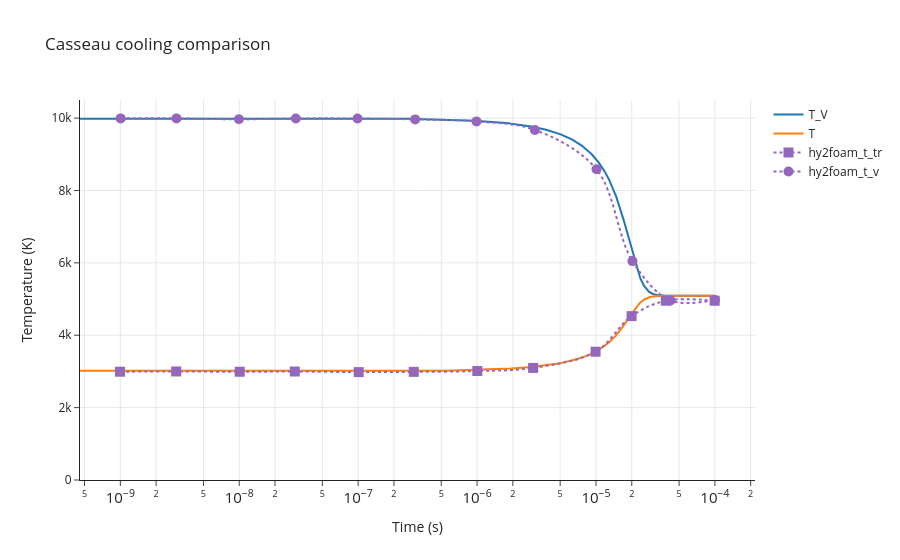

The notebook cell saved with this chart:
### Code cell
make_temperature_reference_plot(
    result=cooling_result,
    reference_csv=RESULTS_DIR / "casseau_figure_3_1_cooling.csv",
    title="Casseau cooling comparison",
    yaxis_range=[0, 10500],
    T_eq=7623.3,
)

### Figure 1 — Plotly figure (JSON) as saved in the notebook; plotly's stock layout.template omitted (floating-point values rounded to 4 significant figures; data arrays with more than 128 entries replaced by an {"elided": "..."} marker saying what was removed)
{"data": [{"mode": "lines", "name": "T_V", "type": "scatter", "x": {"elided": "10001 float values"}, "y": {"elided": "10001 float values"}}, {"mode": "lines", "name": "T", "type": "scatter", "x": {"elided": "10001 float values"}, "y": {"elided": "10001 float values"}}, {"line": {"dash": "dot", "shape": "spline", "smoothing": 1}, "marker": {"color": "#9467bd", "size": 10, "symbol": "square"}, "mode": "markers+lines", "name": "hy2foam_t_tr", "type": "scatter", "x": [9.937e-10, 2.95e-09, 1.009e-08, 2.933e-08, 1.011e-07, 2.937e-07, 1.005e-06, 2.962e-06, 9.927e-06, 1.994e-05, 3.865e-05, 9.952e-05], "y": [2992.0, 2999.0, 2991.0, 2998.0, 2981.0, 2988.0, 3011.0, 3097.0, 3545.0, 4529.0, 4953.0, 4953.0]}, {"line": {"dash": "dot", "shape": "spline", "smoothing": 1}, "marker": {"color": "#9467bd", "size": 10, "symbol": "circle"}, "mode": "markers+lines", "name": "hy2foam_t_v", "type": "scatter", "x": [1.006e-09, 2.966e-09, 9.935e-09, 2.991e-08, 9.879e-08, 3.017e-07, 9.892e-07, 3.064e-06, 1.011e-05, 2.025e-05, 4.24e-05, 0.0001002], "y": [9992.0, 9991.0, 9967.0, 9990.0, 9989.0, 9965.0, 9909.0, 9672.0, 8584.0, 6048.0, 4961.0, 4976.0]}], "layout": {"shapes": [{"line": {"color": "black", "dash": "dash"}, "type": "line", "x0": 0, "x1": 1, "xref": "x domain", "y0": 7623.0, "y1": 7623.0, "yref": "y"}], "title": {"text": "Casseau cooling comparison"}, "xaxis": {"exponentformat": "power", "showexponent": "all", "showgrid": true, "title": {"text": "Time (s)"}, "type": "log"}, "yaxis": {"range": [0, 10500], "showgrid": true, "title": {"text": "Temperature (K)"}}}}
